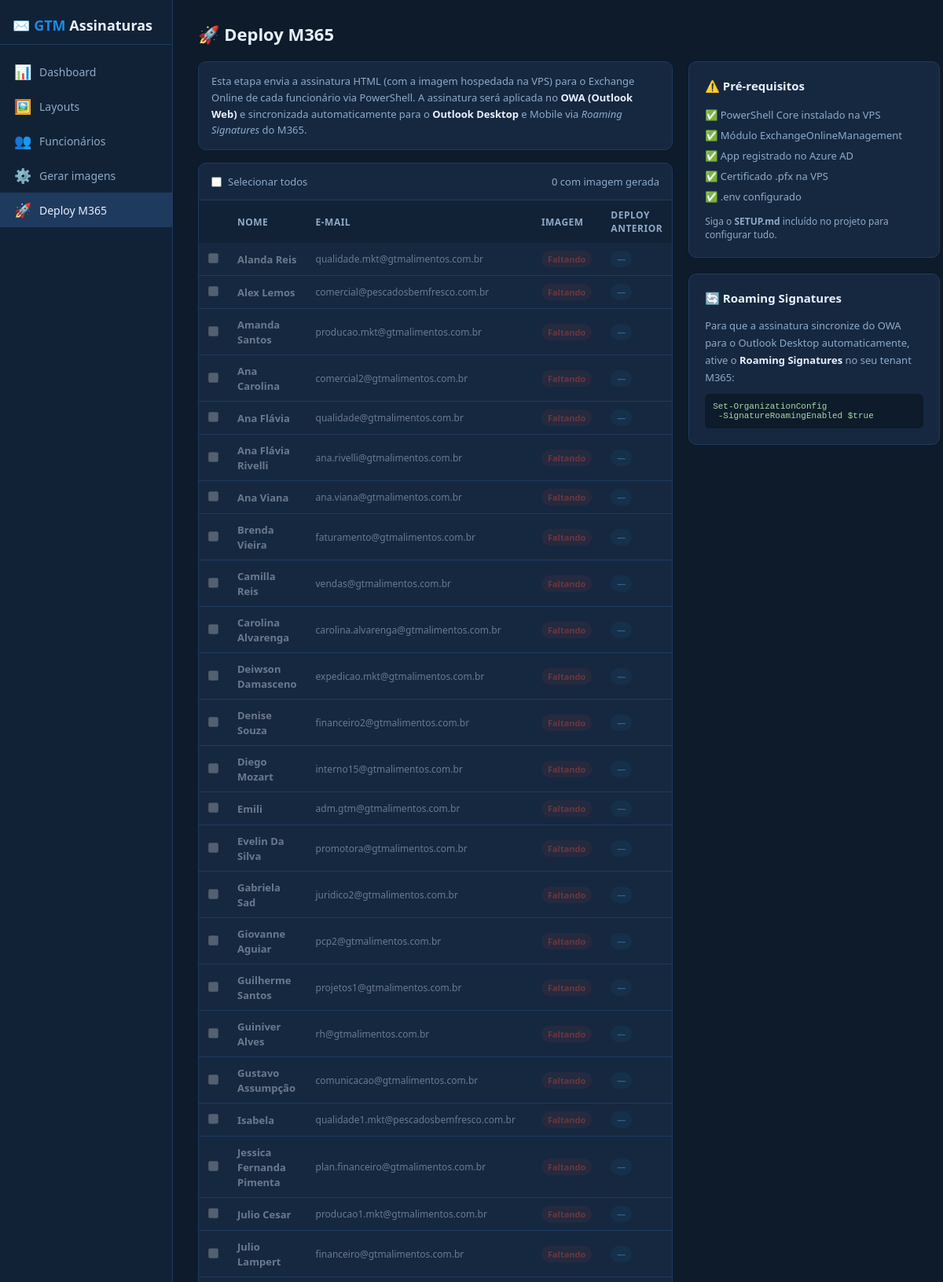
The app's page /deploy (signed in, upper part) with its own data.
### tables this page shows
CREATE TABLE employees (
            id          INTEGER PRIMARY KEY AUTOINCREMENT,
            azure_id    TEXT UNIQUE,
            email       TEXT UNIQUE NOT NULL,
            name        TEXT,
            title       TEXT,
            phone       TEXT,
            department  TEXT,
            website     TEXT,
            instagram   TEXT,
            extra1      TEXT,
            extra2      TEXT,
            img_path    TEXT,
            img_updated TEXT,
            sig_deployed INTEGER DEFAULT 0,
            active      INTEGER DEFAULT 1,
            created_at  TEXT DEFAULT (datetime('now')),
            updated_at  TEXT DEFAULT (datetime('now'))
        );

### app.py (the view, shortened to what this page needs)
@app.route("/deploy", methods=["GET", "POST"])
@login_required
def deploy():
    emps    = db.get_all_employees()
    results = []
    return render_template("deploy.html", employees=emps, results=results)

### app.py (called while the page is built)
def login_required(f):
    @wraps(f)
    def decorated(*args, **kwargs):
        if not session.get("logged_in"):
            return redirect(url_for("login"))
        return f(*args, **kwargs)
    return decorated

### database.py (called while the page is built)
def get_db():
    conn = sqlite3.connect(DB_PATH)
    conn.row_factory = sqlite3.Row
    return conn

def get_all_employees(active_only=True):
    conn = get_db()
    cur = conn.cursor()
    if active_only:
        cur.execute("SELECT * FROM employees WHERE active=1 ORDER BY name")
    else:
        cur.execute("SELECT * FROM employees ORDER BY name")
    rows = [dict(r) for r in cur.fetchall()]
    conn.close()
    return rows

### templates/deploy.html (shortened to what this page needs)
{% extends "base.html" %}
{% block content %}
<h1 class="page-title">🚀 Deploy M365</h1>
<div style="display:grid;grid-template-columns:1fr 320px;gap:20px;align-items:start;">
  <div>
    <div class="card" style="padding:14px 16px;margin-bottom:0;">
      <p style="font-size:13px;color:var(--text2);line-height:1.6;">
        Esta etapa envia a assinatura HTML (com a imagem hospedada na VPS) para o Exchange Online
        de cada funcionário via PowerShell. A assinatura será aplicada no
        <strong style="color:var(--text)">OWA (Outlook Web)</strong> e sincronizada automaticamente
        para o <strong style="color:var(--text)">Outlook Desktop</strong> e Mobile via
        <em>Roaming Signatures</em> do M365.
      </p>
    </div>
    <form method="POST" id="deploy-form" style="margin-top:16px;">
      <div class="card" style="padding:0;overflow:auto;">
        <div style="padding:14px 16px;border-bottom:1px solid var(--border);display:flex;
                    justify-content:space-between;align-items:center;">
          <div class="check-all-row" style="margin:0;">
            <input type="checkbox" id="check-all" onchange="toggleAll(this)">
            <label for="check-all" style="margin:0;cursor:pointer;">Selecionar todos</label>
          </div>
          <span style="font-size:13px;color:var(--text2);">
            {{ employees | selectattr('img_path') | list | length }} com imagem gerada
          </span>
        </div>
        <table>
          <thead>
            <tr>
              <th style="width:36px;"></th>
              <th>Nome</th>
              <th>E-mail</th>
              <th>Imagem</th>
              <th>Deploy anterior</th>
            </tr>
          </thead>
          <tbody>
          {% for emp in employees %}
            <tr {% if not emp.img_path %}style="opacity:.4;"{% endif %}>
              <td>
                <input type="checkbox" name="emp_ids" value="{{ emp.id }}"
                       class="emp-check" {% if not emp.img_path %}disabled{% endif %}>
              </td>
              <td><strong style="font-size:13px;">{{ emp.name or '—' }}</strong></td>
              <td style="font-size:12px;">{{ emp.email }}</td>
              <td>
                {% if emp.img_path %}
                  <span class="badge badge-success">✓ OK</span>
                {% else %}
                  <span class="badge badge-danger">Faltando</span>
                {% endif %}
              </td>
              <td>
                {% if emp.sig_deployed %}
                  <span class="badge badge-success">✓ Ativo</span>
                {% else %}
                  <span class="badge badge-info">—</span>
                {% endif %}
              </td>
            </tr>
          {% endfor %}
          </tbody>
        </table>
      </div>
    </form>
  </div>
  <div>
    {% if results %}
    <div class="card">
      <div class="card-title">📋 Resultado</div>
      {% set ok_count = results | selectattr('ok') | list | length %}
      <p style="font-size:13px;margin-bottom:12px;">
        <strong style="color:var(--success);">{{ ok_count }}</strong> deployadas
        {% if results|length - ok_count > 0 %}
        · <strong style="color:var(--danger);">{{ results|length - ok_count }}</strong> com erro
        {% endif %}
      </p>
      <div style="max-height:380px;overflow-y:auto;">
        {% for r in results %}
        <div style="padding:7px 0;border-bottom:1px solid var(--border);font-size:12px;">
          <div style="display:flex;align-items:center;gap:8px;">
            {% if r.ok %}
              <span style="color:var(--success);">✓</span>
            {% else %}
              <span style="color:var(--danger);">✗</span>
            {% endif %}
            <span>{{ r.email }}</span>
          </div>
          {% if not r.ok and r.error %}
            <div style="color:var(--danger);font-size:11px;margin-top:3px;padding-left:18px;">
              {{ r.error[:120] }}
            </div>
          {% endif %}
        </div>
        {% endfor %}
      </div>
    </div>
    {% else %}
    <div class="card">
      <div class="card-title">⚠️ Pré-requisitos</div>
      <ul style="font-size:13px;color:var(--text2);line-height:2;list-style:none;padding:0;">
        <li>✅ PowerShell Core instalado na VPS</li>
        <li>✅ Módulo ExchangeOnlineManagement</li>
        <li>✅ App registrado no Azure AD</li>
        <li>✅ Certificado .pfx na VPS</li>
        <li>✅ .env configurado</li>
      </ul>
      <p style="font-size:12px;color:var(--text2);margin-top:10px;">
        Siga o <strong>SETUP.md</strong> incluído no projeto para configurar tudo.
      </p>
    </div>
    <div class="card" style="margin-top:16px;">
      <div class="card-title">🔄 Roaming Signatures</div>
      <p style="font-size:13px;color:var(--text2);line-height:1.7;">
        Para que a assinatura sincronize do OWA para o Outlook Desktop automaticamente,
        ative o <strong style="color:var(--text)">Roaming Signatures</strong> no seu tenant M365:
      </p>
      <code style="display:block;background:var(--bg);padding:10px;border-radius:6px;
                   font-size:11px;margin-top:10px;color:#a8d8a8;">
        Set-OrganizationConfig<br>
        &nbsp;-SignatureRoamingEnabled $true
      </code>
    </div>
    {% endif %}
  </div>
</div>
{% endblock %}

### static/css/style.css (style rules this page uses)
*, *::before, *::after { box-sizing: border-box; margin: 0; padding: 0; }
:root { --bg: #0d1b2a; --sidebar: #112236; --card: #162840; --border: #1e3a5f; --accent: #1e88e5; --accent2: #0d6efd; --success: #2ecc71; --warning: #f39c12; --danger: #e74c3c; --text: #e8f0fe; --text2: #8eaac8; --radius: 10px; }
body { font-family: 'Segoe UI', system-ui, -apple-system, sans-serif; background: var(--bg); color: var(--text); min-height: 100vh; display: flex; }
input, select, textarea { background: var(--card); border: 1px solid var(--border); border-radius: 6px; color: var(--text); padding: 8px 10px; font-size: 14px; width: 100%; outline: none; transition: border-color .15s; }
input[type="checkbox"] { width: auto; cursor: pointer; }
label { font-size: 13px; color: var(--text2); display: block; margin-bottom: 4px; }
.page-title { font-size: 22px; font-weight: 700; margin-bottom: 20px; color: var(--text); }
.card { background: var(--card); border: 1px solid var(--border); border-radius: var(--radius); padding: 20px; margin-bottom: 20px; }
.card-title { font-size: 15px; font-weight: 600; margin-bottom: 14px; color: var(--text); }
table { width: 100%; border-collapse: collapse; font-size: 14px; }
th { text-align: left; padding: 10px 12px; background: var(--sidebar); color: var(--text2); font-weight: 600; font-size: 12px; text-transform: uppercase; letter-spacing: .5px; }
td { padding: 10px 12px; border-bottom: 1px solid var(--border); vertical-align: middle; }
.badge { display: inline-block; padding: 3px 8px; border-radius: 20px; font-size: 11px; font-weight: 600; }
.badge-danger { background: rgba(231,76,60,.18); color: #e74c3c; }
.badge-info { background: rgba(30,136,229,.18); color: #64b5f6; }
.check-all-row { display: flex; align-items: center; gap: 8px; margin-bottom: 12px; font-size: 13px; color: var(--text2); }

### records on screen
employees: name "Alanda Reis", email "qualidade.mkt@gtmalimentos.com.br", shows "Faltando"
employees: name "Alex Lemos", email "comercial@pescadosbemfresco.com.br", shows "Faltando"
employees: name "Amanda Santos", email "producao.mkt@gtmalimentos.com.br", shows "Faltando"
employees: name "Ana Carolina", email "comercial2@gtmalimentos.com.br", shows "Faltando"
employees: name "Ana Flávia", email "qualidade@gtmalimentos.com.br", shows "Faltando"
employees: name "Ana Flávia Rivelli", email "ana.rivelli@gtmalimentos.com.br", shows "Faltando"
employees: name "Ana Viana", email "ana.viana@gtmalimentos.com.br", shows "Faltando"
employees: name "Brenda Vieira", email "faturamento@gtmalimentos.com.br", shows "Faltando"
employees: name "Camilla Reis", email "vendas@gtmalimentos.com.br", shows "Faltando"
employees: name "Carolina Alvarenga", email "carolina.alvarenga@gtmalimentos.com.br", shows "Faltando"
employees: name "Deiwson Damasceno", email "expedicao.mkt@gtmalimentos.com.br", shows "Faltando"
employees: name "Denise Souza", email "financeiro2@gtmalimentos.com.br", shows "Faltando"
employees: name "Diego Mozart", email "interno15@gtmalimentos.com.br", shows "Faltando"
employees: name "Emili", email "adm.gtm@gtmalimentos.com.br", shows "Faltando"
employees: name "Evelin Da Silva", email "promotora@gtmalimentos.com.br", shows "Faltando"
employees: name "Gabriela Sad", email "juridico2@gtmalimentos.com.br", shows "Faltando"
employees: name "Giovanne Aguiar", email "pcp2@gtmalimentos.com.br", shows "Faltando"
employees: name "Guilherme Santos", email "projetos1@gtmalimentos.com.br", shows "Faltando"
employees: name "Guiniver Alves", email "rh@gtmalimentos.com.br", shows "Faltando"
employees: name "Gustavo Assumpção", email "comunicacao@gtmalimentos.com.br", shows "Faltando"
employees: name "Isabela", email "qualidade1.mkt@pescadosbemfresco.com.br", shows "Faltando"
employees: name "Jessica Fernanda Pimenta", email "plan.financeiro@gtmalimentos.com.br", shows "Faltando"
employees: name "Julio Cesar", email "producao1.mkt@gtmalimentos.com.br", shows "Faltando"
employees: name "Julio Lampert", email "financeiro@gtmalimentos.com.br", shows "Faltando"

### other values on screen
{{ employees | selectattr('img_path') | list | length }} "0"
